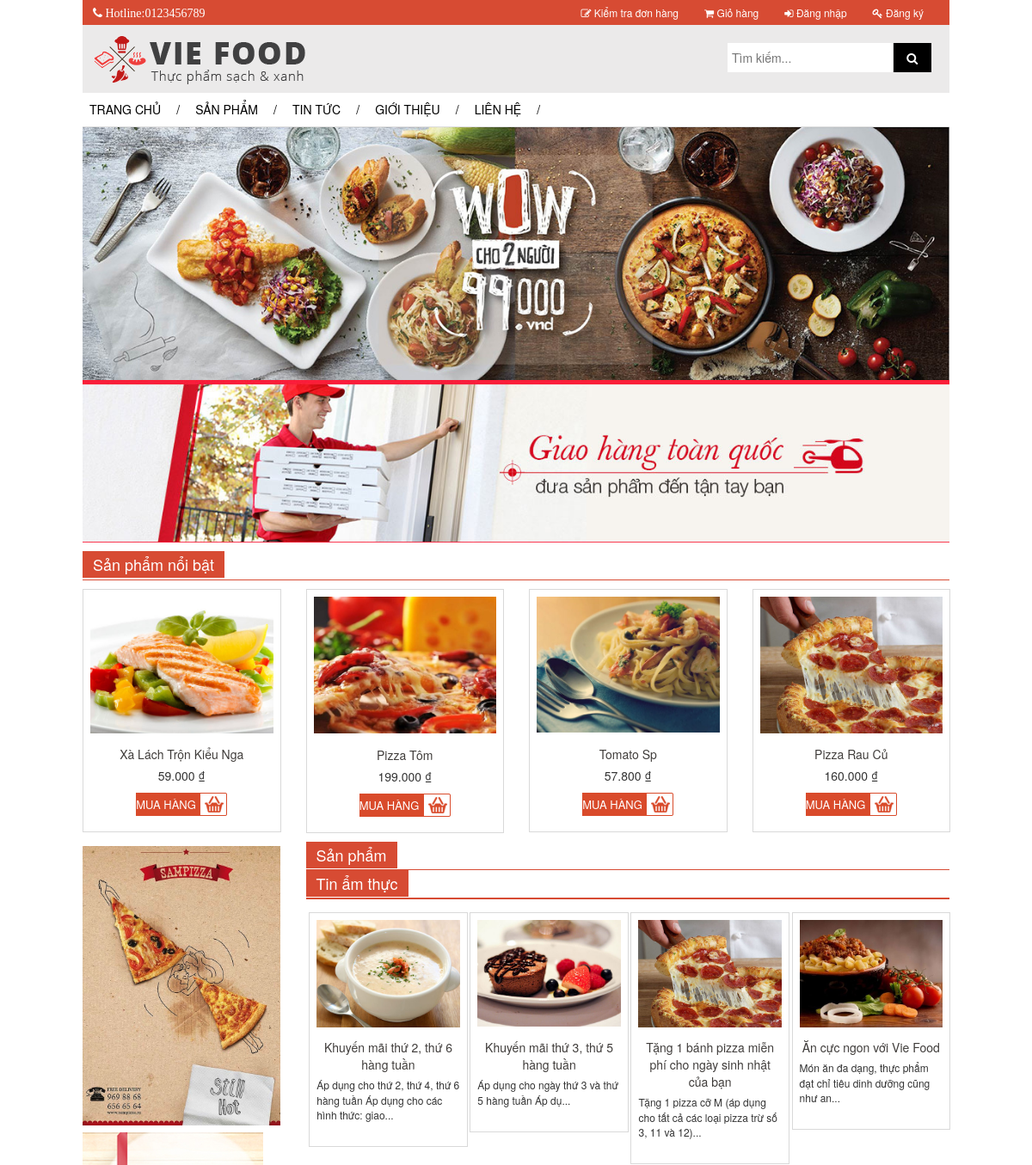
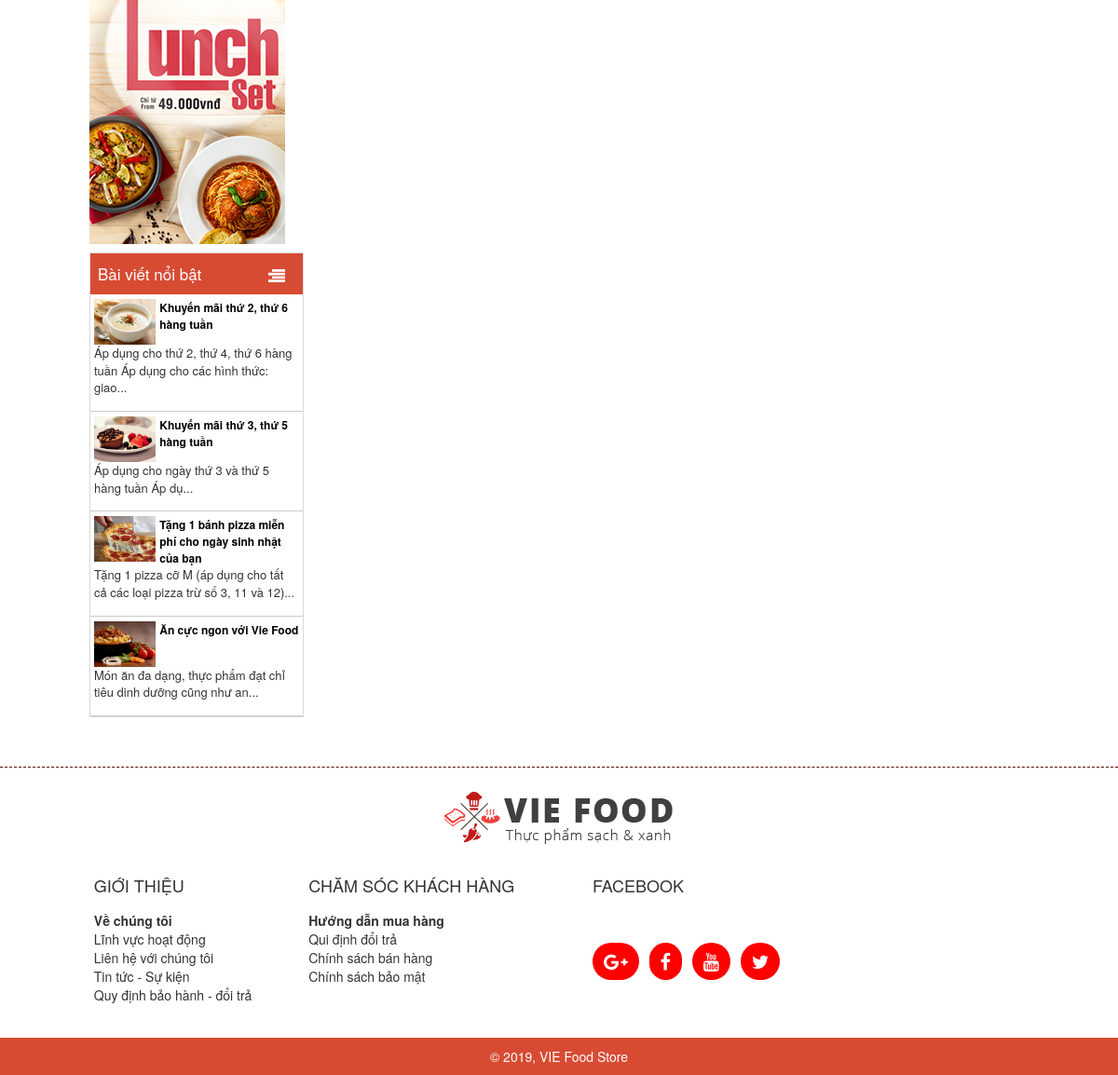
The page / on the database its author committed (2 pictures, top to bottom).
### tables this page shows
CREATE TABLE `tintuc` (
  `matt` int(255) NOT NULL,
  `tieude` varchar(255) NOT NULL,
  `noidung` text NOT NULL,
  `thoigiandang` date NOT NULL,
  `hinhanh` varchar(255) NOT NULL,
  `manv` int(11) NOT NULL,
  `tinhtrang` int(11) NOT NULL
);

### includes/product_posts.php (the view)
<div class="ctn_ports">
	<div class="ctn_ports_ttl">
		<span>
			Bài viết nổi bật
		</span>
		<span style="float: right;margin-right: 5%;">
		    <img src="IMAGES/icon_vmega.png">
		</span>
	</div>
	<?php
    	function truncateString($str, $maxChars = 123, $holder = "...")
		{
		    if (strlen($str) > $maxChars) {
		        return trim(substr($str, 0, $maxChars)) . $holder;
		    } else {
		        return $str;
		    }
		}
	?>
    <?php
		$query="SELECT * FROM `tintuc` where tinhtrang=1 LIMIT 4";
		$result=mysqli_query($dbc,$query);check_errors($result,$query);
		while(list($matt,$tieude,$noidung,$thoigiandang,$hinhanh)=mysqli_fetch_array($result,MYSQLI_NUM))
	    {?>
		    <div class="ctn_ports_1">
		     	<div tyle="width: 100%;">
		    		<div class="ctn_ports_1_img">
				    	<a href="chitiettintuc.php?matt=<?php echo $matt ?>">
				    		<img src=<?php echo $hinhanh ?>>
				    	</a>
		    		</div>
		    	</div>
		    	<div style="width: 100%;">
		    		<div class="ctn_ports_1_ctn">
				    	<a href="chitiettintuc.php?matt=<?php echo $matt ?>">
				    		<?php echo $tieude ?>
				    	</a>
					</div>
		    	</div>
		    	<div class="ctn_ports_1_ps">
		    		<p>
			    		<?php echo truncateString($noidung) ?>
					</p>
		    	</div>
		    </div>
		<?PHP }
	?>
</div>

### includes/news_product.php
<div class="dtl_ports">
	<div class="dtl_ports_ttl">
		<div style="background-color:#d74b33;float: left;color: white;">
			<h1 style="font-size: 18px; font-weight: normal; padding: 0 12px; text-align: left; margin: 0!important;line-height: 31px">
			    Tin ẩm thực
		    </h1>
		</div>
		<div style="border-bottom:solid 1px #d74b33;clear: both;padding-top: 0.2%;"></div>
	</div>
	<div class="news-slide">
		<?php
	    	function truncateString1($str, $maxChars = 123, $holder = "...")
			{
			    if (strlen($str) > $maxChars) {
			        return trim(substr($str, 0, $maxChars)) . $holder;
			    } else {
			        return $str;
			    }
			}
		?>
	    <?php
			$query="SELECT * FROM `tintuc` where tinhtrang=1 LIMIT 4";
			$result=mysqli_query($dbc,$query);check_errors($result,$query);
			while(list($matt,$tieude,$noidung,$thoigiandang,$hinhanh)=mysqli_fetch_array($result,MYSQLI_NUM))
		    {?>
				<div class="col-md-3 col-sm-3 col-xs-12" style="padding: 0;">
					<div class="product-item" style="margin-left: 2%;">
						<div class="prt_item_banner">
							<a href="chitiettintuc.php?matt=<?php echo $matt ?>">
								<img src=<?php echo $hinhanh?>>
							</a>
						</div>
						<div class="prt_item_title">
							<a href="chitiettintuc.php?matt=<?php echo $matt ?>">
								<?php echo $tieude ?>
							</a>
						</div>
						<div class="prt_item_price2">
							<p>
							    <?php echo truncateString1($noidung) ?>
							</p>
						</div>
					</div>
				</div>
			<?PHP }
		?>
	</div>
</div>

### CSS/mycss.css (style rules this page uses)
body { margin: 0; padding: 0; }
.ctn_ports { width: 100%; border: 1px solid #d9d9d9; margin-top: 4%; margin-bottom: 2%; }
.ctn_ports_ttl { width: 100%; background-color: #d74b33; color: white; padding:10px 8px; font-size: 17px; }
.ctn_ports_1 { width: 100%; padding:5px 4px; border-bottom: 1px solid #cacaca; }
.ctn_ports_1_img { width: 30%; float: left; }
.ctn_ports_1_img img { max-width: 100%; }
.ctn_ports_1 .ctn_ports_1_ctn { text-align: left; padding-left: 32%; font-size: 12px; }
.ctn_ports_1 .ctn_ports_1_ctn a { text-decoration: none; color: black; font-weight: bold; white-space: normal }
.ctn_ports_1_ps { font-size: 13px; clear: both; }
.product-item { border: 1px solid #d9d9d9; padding: 8px; margin: 5px -1px 10px 0; }
.prt_item_banner { width: 100%; min-height: 128px; }
.prt_item_banner a { width: 100%; text-decoration: none; }
.prt_item_banner a img { max-width: 100%; max-height: 100%; box-sizing: border-box; z-index: -1; right: 0px; left: 0px; top: 0px; bottom: 0px; margin: auto; display: block; }
.prt_item_title { text-align: center; padding-top: 10px; padding-bottom: 5px; }
.prt_item_title a { text-decoration: none; color: #403d3b; white-space: normal; }
.dtl_ports { width: 100%; }
.dtl_ports_ttl { border-bottom: 1px solid #d74b33; margin: 0 0px 10px; }
.prt_item_price2 p { text-align: center; padding-bottom: 10px; font-size: 12px; text-align: left; }
a { white-space: nowrap; }

### rows shown on the page
tintuc: hinhanh (picture), tieude "Khuyến mãi thứ 2, thứ 6 hàng tuần", noidung "Áp dụng cho thứ 2, thứ 4, thứ 6 hàng tuần Áp dụng cho các hình thức: giao..."
tintuc: hinhanh (picture), tieude "Khuyến mãi thứ 3, thứ 5 hàng tuần", noidung "Áp dụng cho ngày thứ 3 và thứ 5 hàng tuần Áp dụ..."
tintuc: hinhanh (picture), tieude "Tặng 1 bánh pizza miễn phí cho ngày sinh nhật của bạn", noidung "Tặng 1 pizza cỡ M (áp dụng cho tất cả các loại pizza trừ số 3, 11 và 12)..."
tintuc: hinhanh (picture), tieude "Ăn cực ngon với Vie Food", noidung "Món ăn đa dạng, thực phẩm đạt chỉ tiêu dinh dưỡng cũng như an..."

### other values the page prints
$tensp "Xà Lách Trộn Kiểu Nga"
$gia "59.000"
$tensp "Pizza Tôm"
$gia "199.000"
$tensp "Tomato Sp"
$gia "57.800"
$tensp "Pizza Rau Củ"
$gia "160.000"
